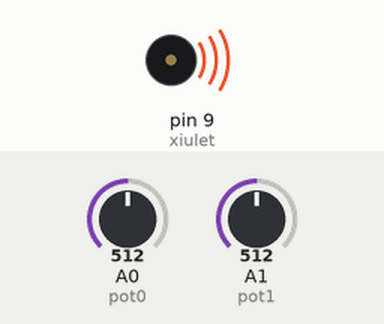
Simulated run of this sketch. Board: Arduino Uno, built with avr-gcc and run on an emulated ATmega328P. Parts: buzzer (waves = sounding). Inputs (shaded band) come from the test bench; at power-on: A0 (pot0) = 512, A1 (pot1) = 512.

Above: at 1.3 s.
1.4 s: A0 (pot0) set to 523
3.0 s: A1 (pot1) set to 530
6.1 s: A1 (pot1) set to 511
7.7 s: A0 (pot0) set to 511
Timing chart, 0 to 10.7 s (numbered marks = the images above; inputs shaded):
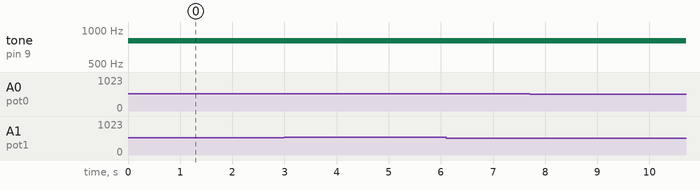

The sketch:

sirena_5.ino
```cpp
/**********************************************************************************
**                                                                               **
**                                  Sirena                                       **
**                                                                               **
**                                                                               **
**********************************************************************************/

//********** Includes *************************************************************

//********** Variables ************************************************************
const int xiulet = 9;        // donar nom al pin 9 de l’Arduino
const int pot0 = A0;         // donar nom al pin A0 de l’Arduino
const int pot1 = A1;
int valPot0;                // guardar valor del potenciometre
int valPot1;

//********** Setup ****************************************************************
void setup()
{
  pinMode(xiulet, OUTPUT);   // definir el pin 9 com una sortida
}

//********** Loop *****************************************************************
void loop()
{
  valPot0 = analogRead(pot0);    // llegir valor potenciòmetre
  valPot1 = analogRead(pot1);

  tone(xiulet, 800, valPot0);    // xiulet de durada valPot0
  delay(valPot1);              // esperar valPot0 del xiulet + valPot0 silenci
}

//********** Funcions *************************************************************
```
